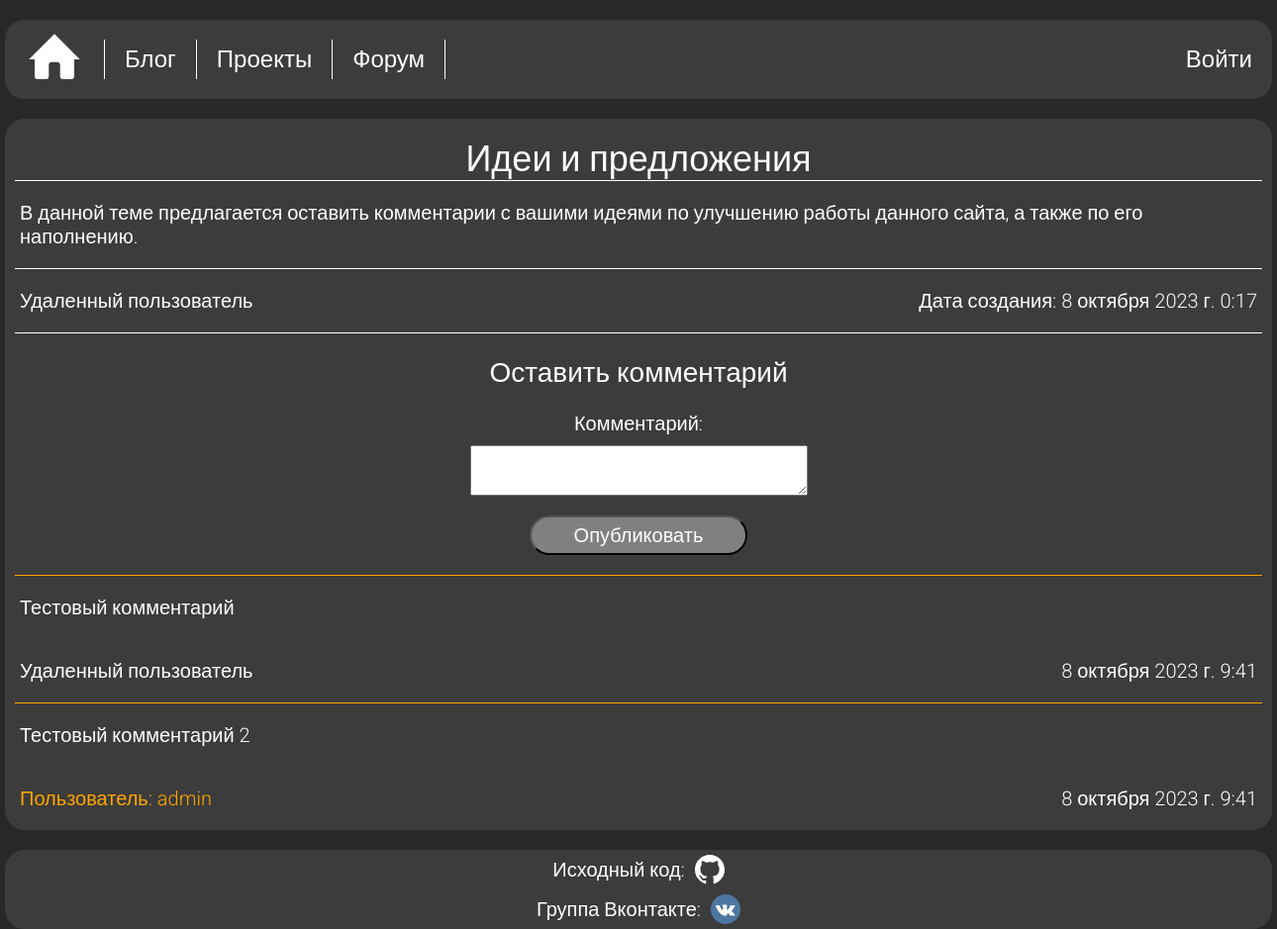
The app's page /forum/discussion/1/ with its own data.
### forum/models.py (models this page shows, shortened)
class Discussion(models.Model):
    user = models.ForeignKey(User, on_delete=models.SET_NULL, null=True, verbose_name='Пользователь')
    title = models.CharField(max_length=40, unique=True, verbose_name='Тема')
    content = models.TextField(null=False, blank=False, verbose_name='Содержание')
    created = models.DateTimeField(auto_now_add=True, verbose_name='Дата создания')
    class Meta:
        verbose_name = 'Обсуждение'
        verbose_name_plural = 'Обсуждения'

class Comment(models.Model):
    theme = models.ForeignKey(Discussion, on_delete=models.CASCADE, verbose_name='Тема обсуждения')
    user = models.ForeignKey(User, on_delete=models.SET_NULL, null=True, verbose_name='Пользователь')
    content = models.TextField(null=False, blank=False, verbose_name='Комментарий')
    created = models.DateTimeField(auto_now_add=True, verbose_name='Дата создания')
    class Meta:
        verbose_name = 'Комментарий'
        verbose_name_plural = 'Комментарии'

### forum/views.py (the view, shortened to what this page needs)
# urls.py: path('forum/discussion/<int:pk>/', forum_views.discussion, name='discussion'),
def discussion(request, pk):
    discussion_data = Discussion.objects.get(id=pk)
    comments = Comment.objects.filter(theme=pk)
    comment_form = CommentForm()
    context = {
        'discussion': discussion_data,
        'comments': comments,
        'form': comment_form,
    }
    return render(request, 'forum/discussion.html', context)

### forum/forms.py
class CommentForm(forms.ModelForm):
    content = forms.CharField(widget=forms.Textarea(attrs={'class': 'discussion_content', 'rows': 3}), label='Комментарий')
    class Meta:
        model = Comment
        fields = ['content']

### forum/templates/forum/discussion.html (shortened to what this page needs)
{% extends 'projects/base.html' %}
{% block content %}
<section class="discussion_block">
    <div class="discussion">
        <p class="discussion_name">{{ discussion.title }}</p>
        <p class="discussion_about">{{ discussion.content }}</p>
        <div class="publicated">
            <p>
                {% if discussion.user %}<a href="{% url 'account' discussion.user.id %}" class="author_url">Автор: {{ discussion.user }}</a>
                {% else %}Удаленный пользователь{% endif %}
            </p>
            <p>Дата создания: {{ discussion.created }}</p>
        </div>
    </div>
    <form action="{% url 'discussion' discussion.id %}" method="post", class="leave_comment_form", enctype="multipart/form-data">
        <h2>Оставить комментарий</h2>
        {{ form.as_p }}
        <input type="submit" value="Опубликовать" class="sign_button"/>
    </form>
    {% if comments %}
        {% for comment in comments %}
        <div class="comment_container">
            <p class="comment_content">{{ comment.content }}</p>
            <div class="comment_publicated">
                <p>
                    {% if comment.user %}<a href="{% url 'account' comment.user.id %}" class="author_url">Пользователь: {{ comment.user }}</a>
                    {% else %}Удаленный пользователь{% endif %}
                </p>
                <p>{{ comment.created }}</p>
            </div>
        </div>
        {% endfor %}
    {% endif %}
</section>
{% endblock %}

### projects/static/css/style.css (style rules this page uses)
body { margin: 0; padding: 0; font-size: 24px; min-height: 600px; }
#main_page { background: #282828; }
.sign_button { background: gray; height: 40px; width: 220px; border-radius: 20px; color: white; font-weight: 300; font-size: 20px; font-family: 'Roboto', sans-serif; margin-bottom: 20px; }
.create_discussion_block, .discussion_block { display: flex; flex-direction: column; margin: 20px auto 0 auto; width: 1280px; border-radius: 20px; background: #3c3c3c; justify-content: center; color: white; }
.discussion_content { resize: vertical; max-height: 120px; }
.create_discussion_form, .leave_comment_form { display: flex; flex-direction: column; align-items: center; }
.discussion { display: flex; flex-direction: column; font-weight: 300; font-family: 'Roboto', sans-serif; }
.discussion_name { margin: 20px 0 0 0; font-size: 36px; text-align: center; }
.discussion_about { margin: 0 10px; font-size: 20px; border-top: 1px solid white; padding: 20px 5px; }
.publicated { margin: 0 10px; padding: 0 5px; font-size: 20px; display: flex; justify-content: space-between; border-top: 1px solid white; border-bottom: 1px solid white; }
.leave_comment_form h2 { font-size: 28px; font-weight: 300; font-family: 'Roboto', sans-serif; }
.leave_comment_form p { display: flex; flex-direction: column; align-items: center; margin: 0 0 20px 0; }
.leave_comment_form label { font-size: 20px; font-weight: 300; font-family: 'Roboto', sans-serif; margin: 0 0 10px 0; }
.comment_container { display: flex; flex-direction: column; font-weight: 300; font-family: 'Roboto', sans-serif; }
.comment_content { margin: 0 10px; font-size: 20px; border-top: 1px solid orange; padding: 20px 5px; }
.comment_publicated { padding: 0 5px; margin: 0 10px; font-size: 20px; display: flex; justify-content: space-between; }
.author_url { text-decoration: none; color: orange; }

### records on screen
Discussion: title "Идеи и предложения", content "В данной теме предлагается оставить комментарии с вашими идеями по улучшению работы данного сайта, а также по его наполнению.", created "8 октября 2023 г. 0:17"
Comment: content "Тестовый комментарий", shows "Удаленный пользователь", created "8 октября 2023 г. 9:41"
Comment: content "Тестовый комментарий 2", user "admin", created "8 октября 2023 г. 9:41"
